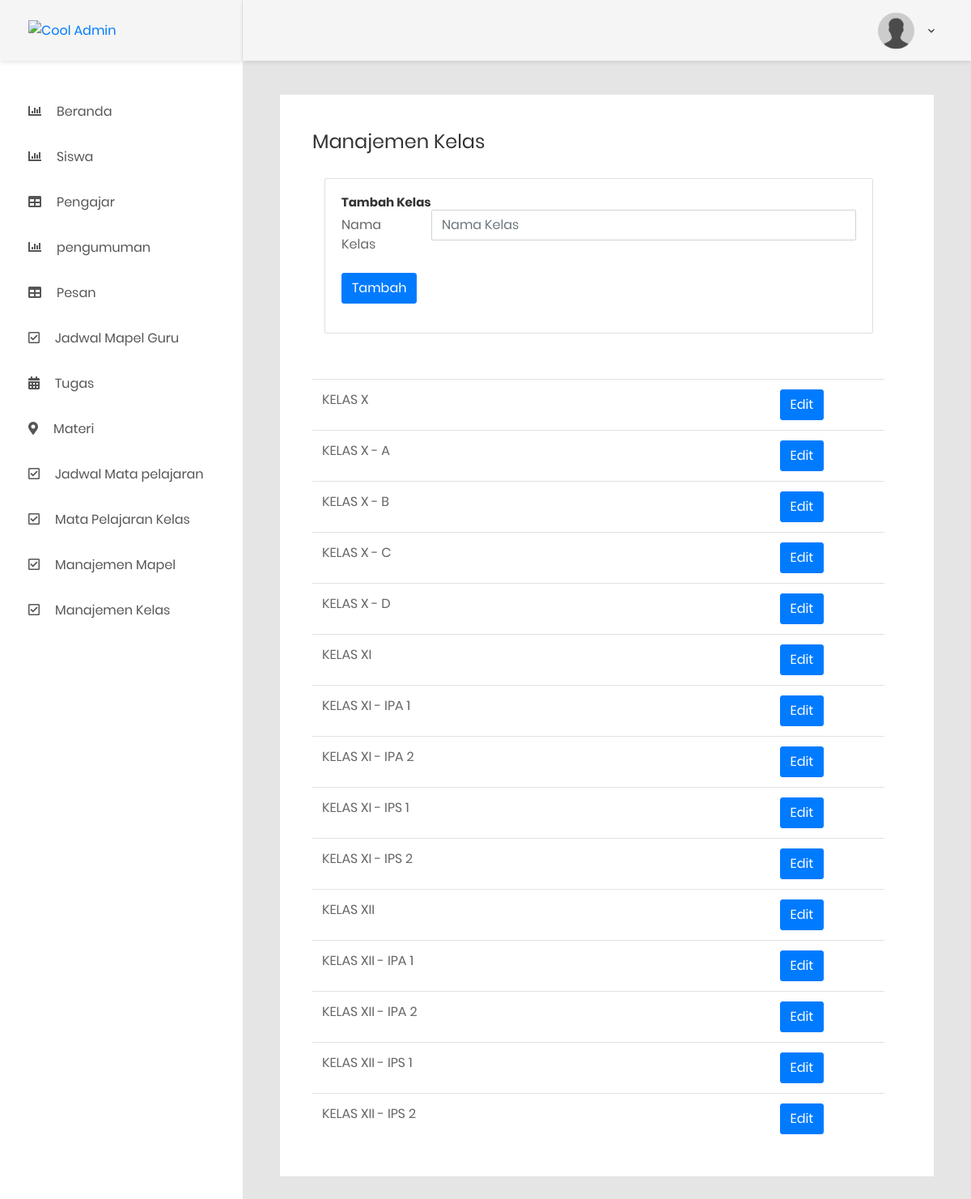
/admin/Kelas, run on the app's committed database.
### tables this page shows
CREATE TABLE `el_kelas` (
  `id` int(11) NOT NULL,
  `nama` varchar(45) NOT NULL,
  `parent_id` int(11) DEFAULT NULL,
  `urutan` int(11) NOT NULL,
  `aktif` tinyint(1) NOT NULL DEFAULT 1 COMMENT '1=aktif 0=tidak'
);

### application/controllers/Admin.php (called while the page is built, shortened)
<?php
class admin extends CI_Controller {
	function __construct(){
		$this->load->model('Admin_model');
	}
    public function kelas()
    {
        $data['data']=$this->Admin_model->getKelas()->result();
        $this->load->view('part/header');
        $this->load->view('part/sidebaradmin',$data);
        $this->load->view('admin/kelas',$data);
        $this->load->view('part/footer');
    }
}
?>

### index.php (called while the page is built, shortened)
<?php
require_once BASEPATH.'core/CodeIgniter.php';

### application/models/Admin_model.php (called while the page is built, shortened)
<?php
    class admin_model extends CI_Model{
        public function getKelas()
        {
            return  $this->db->query("SELECT * FROM  el_kelas ORDER BY urutan");
        }
    }
?>

### application/views/admin/kelas.php (the view, shortened to what this page needs)
<div class="main-content">
    <div class="section__content section__content--p30">
        <div class="container-fluid">
            <div class="map-data m-b-40">
                <h3 class="title-3 m-b-30">Manajemen Kelas</h3>
                <div class="mx-auto d-block">
                    <div class="container-fluid">
                      <div class="card card-body">
                        <h5>Tambah Kelas</h5>
                        <form action="<?=base_url()?>admin/tambahKelas" enctype="multipart/form-data" method="post">
                          <div class="form-group row">
                            <label for="inputEmail3" class="col-sm-2 col-form-label">Nama Kelas</label>
                            <div class="col-sm-10">
                              <input type="text" class="form-control" id="inputEmail3" placeholder="Nama Kelas" name="namaKelas" required>
                            </div>
                          </div>
                          <div class="form-group row">
                            <div class="col-sm-10">
                              <button type="submit" name="submit" class="btn btn-primary">Tambah</button>
                            </div>
                          </div>
                        </form>
                      </div>
                    </div>
                </div>
                <br>
                <div class="filters">
                    <div class="table-responsive">
                        <table class="table">
                            <tbody>
                            <?php foreach ($data as $key) { ?>
                            <tr>
                                <td width="80%"><?=$key->nama?></td>
                                <td><a href="<?=base_url()?>admin/editKelas/<?=$key->id?>" class="btn btn-primary">Edit</a></td>
                            </tr>
                            <?php } ?>
                            </tbody>
                        </table>
                    </div>
                </div>
            </div>
        </div>
    </div>
</div>

### data on the page
el_kelas: nama "KELAS X"
el_kelas: nama "KELAS X - A"
el_kelas: nama "KELAS X - B"
el_kelas: nama "KELAS X - C"
el_kelas: nama "KELAS X - D"
el_kelas: nama "KELAS XI"
el_kelas: nama "KELAS XI - IPA 1"
el_kelas: nama "KELAS XI - IPA 2"
el_kelas: nama "KELAS XI - IPS 1"
el_kelas: nama "KELAS XI - IPS 2"
el_kelas: nama "KELAS XII"
el_kelas: nama "KELAS XII - IPA 1"
el_kelas: nama "KELAS XII - IPA 2"
el_kelas: nama "KELAS XII - IPS 1"
el_kelas: nama "KELAS XII - IPS 2"
